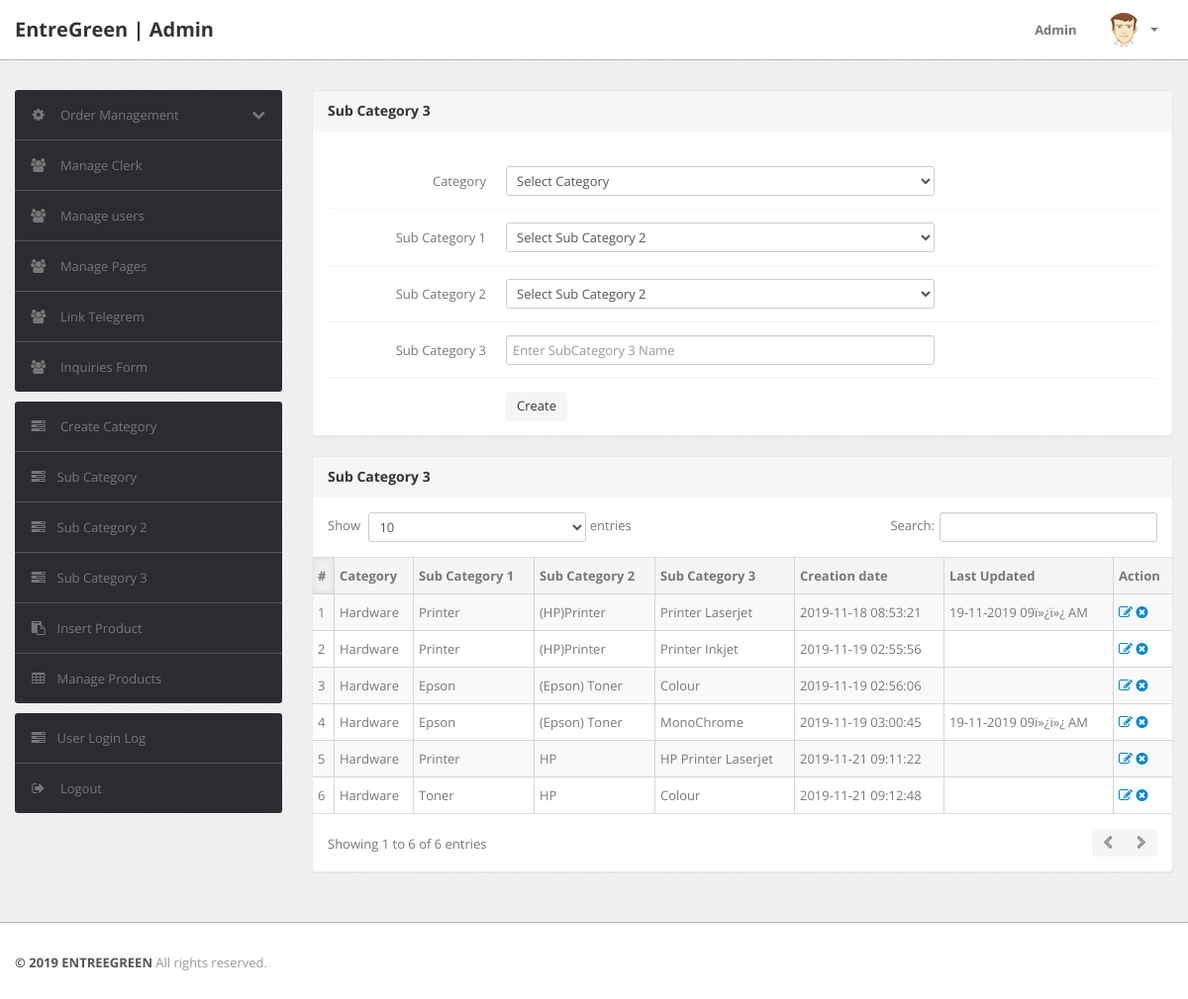
The app's page /Admin/subcat3.php (signed in) with its own data.
### tables this page shows
CREATE TABLE `subcat3` (
  `id` int(11) NOT NULL,
  `categoryid` int(11) NOT NULL,
  `subcategoryid` int(11) NOT NULL,
  `subcat2id` int(11) NOT NULL,
  `subcat3` varchar(255) NOT NULL,
  `creationDate` timestamp NOT NULL DEFAULT current_timestamp(),
  `updationDate` varchar(255) NOT NULL
);

CREATE TABLE `category` (
  `id` int(11) NOT NULL,
  `categoryName` varchar(255) NOT NULL,
  `categoryDescription` longtext NOT NULL,
  `creationDate` timestamp NOT NULL DEFAULT current_timestamp(),
  `updationDate` varchar(255) NOT NULL
);

CREATE TABLE `subcategory` (
  `id` int(11) NOT NULL,
  `categoryid` int(11) NOT NULL,
  `subcategory` varchar(255) NOT NULL,
  `creationDate` timestamp NOT NULL DEFAULT current_timestamp(),
  `updationDate` varchar(255) NOT NULL
);

CREATE TABLE `subcat2` (
  `id` int(11) NOT NULL,
  `categoryid` int(11) NOT NULL,
  `subcategoryid` int(11) NOT NULL,
  `subcat2` varchar(255) NOT NULL,
  `creationDate` timestamp NOT NULL DEFAULT current_timestamp(),
  `updationDate` varchar(255) NOT NULL
);

### Admin/subcat3.php (the view, shortened to what this page needs)
<?php
include('include/config.php');
if(strlen($_SESSION['alogin'])==0)
	{
header('location:index.php');
}
else{
?>
<!DOCTYPE html>
<html lang="en">
<head>
	<link type="text/css" href="bootstrap/css/bootstrap.min.css" rel="stylesheet">
	<link type="text/css" href="bootstrap/css/bootstrap-responsive.min.css" rel="stylesheet">
	<link type="text/css" href="css/theme.css" rel="stylesheet">
	<link type="text/css" href="images/icons/css/font-awesome.css" rel="stylesheet">
</head>
<body>
<?php include('include/header.php');?>
	<div class="wrapper">
		<div class="container">
			<div class="row">
<?php include('include/sidebar.php');?>
			<div class="span9">
					<div class="content">
						<div class="module">
							<div class="module-head">
								<h3>Sub Category 3</h3>
							</div>
							<div class="module-body">
									<br />
<form class="form-horizontal row-fluid" name="subcat3" method="post" >
<div class="control-group">
<label class="control-label" for="basicinput">Category</label>
<div class="controls">
<select name="cat" class="span8 tip" required>
<option value="">Select Category</option>
</select>
</div>
</div>
<div class="control-group">
<label class="control-label" for="basicinput">Sub Category 1</label>
<div class="controls">
<select name="subcategory1" class="span8 tip" required>
<option value="">Select Sub Category 2</option>
</select>
</div>
</div>
<div class="control-group">
<label class="control-label" for="basicinput">Sub Category 2</label>
<div class="controls">
<select name="subcategory2" class="span8 tip" required>
<option value="">Select Sub Category 2</option>
</select>
</div>
</div>
<div class="control-group">
<label class="control-label" for="basicinput">Sub Category 3</label>
<div class="controls">
<input type="text" placeholder="Enter SubCategory 3 Name"  name="subcategory3" class="span8 tip" required>
</div>
</div>
	<div class="control-group">
											<div class="controls">
												<button type="submit" name="submit" class="btn">Create</button>
											</div>
										</div>
									</form>
							</div>
						</div>
	<div class="module">
							<div class="module-head">
								<h3>Sub Category 3</h3>
							</div>
							<div class="module-body table">
								<table cellpadding="0" cellspacing="0" border="0" class="datatable-1 table table-bordered table-striped	 display" width="100%">
									<thead>
										<tr>
											<th>#</th>
											<th>Category</th>
											<th>Sub Category 1</th>
											<th>Sub Category 2</th>
											<th>Sub Category 3</th>
											<th>Creation date</th>
											<th>Last Updated</th>
											<th>Action</th>
										</tr>
									</thead>
									<tbody>
<?php $query=$mysqli->query("select subcat3.id,category.categoryName,subcategory.subcategory,subcat2.subcat2,subcat3.subcat3,subcat3.creationDate,subcat3.updationDate from subcat3 join category on category.id=subcat3.categoryid join subcategory on subcategory.id=subcat3.subcategoryid join subcat2 on subcat2.id=subcat3.subcat2id");
$cnt=1;
while($row=$query->fetch_array())
{
?>
										<tr>
											<td><?php echo htmlentities($cnt);?></td>
											<td><?php echo htmlentities($row['categoryName']);?></td>
											<td><?php echo htmlentities($row['subcategory']);?></td>
											<td><?php echo htmlentities($row['subcat2']);?></td>
											<td><?php echo htmlentities($row['subcat3']);?></td>
											<td> <?php echo htmlentities($row['creationDate']);?></td>
											<td><?php echo htmlentities($row['updationDate']);?></td>
											<td>
											<a href="edit-subcategory3.php?id=<?php echo $row['id']?>" ><i class="icon-edit"></i></a>
											<a href="subcat3.php?id=<?php echo $row['id']?>&del=delete" onClick="return confirm('Are you sure you want to delete?')"><i class="icon-remove-sign"></i></a></td>
										</tr>
										<?php $cnt=$cnt+1; } ?>
								</table>
							</div>
						</div>
					</div>
				</div>
			</div>
		</div>
	</div>
<?php include('include/footer.php');?>
</body>
<?php } ?>

### records on screen
subcat3: categoryid.categoryName "Hardware", subcategoryid.subcategory "Printer", subcat2id.subcat2 "(HP)Printer", subcat3 "Printer Laserjet", creationDate "2019-11-18 08:53:21", updationDate "19-11-2019 09ï»¿ï»¿ AM"
subcat3: categoryid.categoryName "Hardware", subcategoryid.subcategory "Printer", subcat2id.subcat2 "(HP)Printer", subcat3 "Printer Inkjet", creationDate "2019-11-19 02:55:56"
subcat3: categoryid.categoryName "Hardware", subcategoryid.subcategory "Epson", subcat2id.subcat2 "(Epson) Toner", subcat3 "Colour", creationDate "2019-11-19 02:56:06"
subcat3: categoryid.categoryName "Hardware", subcategoryid.subcategory "Epson", subcat2id.subcat2 "(Epson) Toner", subcat3 "MonoChrome", creationDate "2019-11-19 03:00:45", updationDate "19-11-2019 09ï»¿ï»¿ AM"
subcat3: categoryid.categoryName "Hardware", subcategoryid.subcategory "Printer", subcat2id.subcat2 "HP", subcat3 "HP Printer Laserjet", creationDate "2019-11-21 09:11:22"
subcat3: categoryid.categoryName "Hardware", subcategoryid.subcategory "Toner", subcat2id.subcat2 "HP", subcat3 "Colour", creationDate "2019-11-21 09:12:48"
